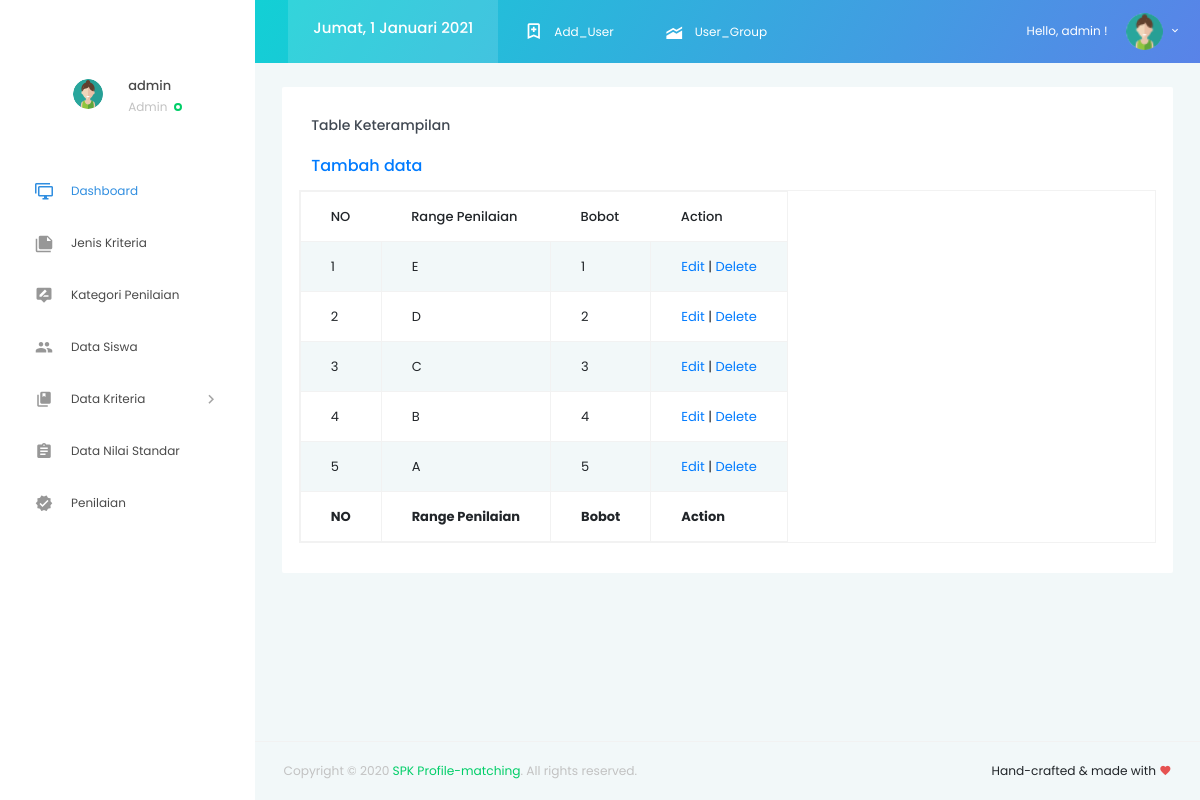
The app's page /keterampilan/index.php (signed in), older data.
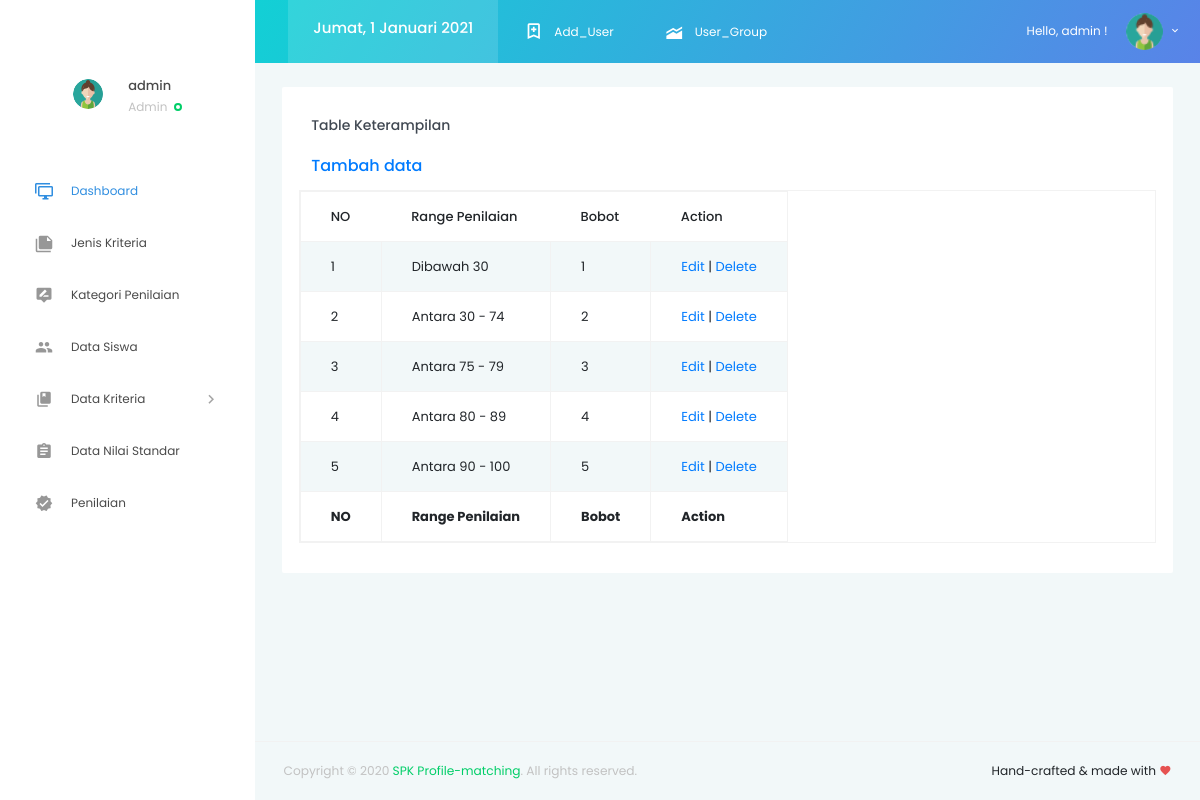
The same page, newer data.
### tables this page shows
CREATE TABLE `keterampilan` (
  `bobot_keterampilan` int(12) NOT NULL,
  `range_penilaian_keterampilan` varchar(50) NOT NULL
);

### keterampilan/index.php (the view, shortened to what this page needs)
<?php
if ($_SESSION['level'] == "") {
  header("location:../index.php?pesan=belum_login");
} else if ($_SESSION['level'] == "1") {
?>
  <!DOCTYPE html>
  <html lang="en">
  <head>
    <link rel="stylesheet" href="../vendors/iconfonts/mdi/css/materialdesignicons.min.css">
    <link rel="stylesheet" href="../vendors/css/vendor.bundle.base.css">
    <link rel="stylesheet" href="../vendors/css/vendor.bundle.addons.css">
    <link rel="stylesheet" href="../public/css/style.css">
  </head>
  <body>
    <div class="container-scroller">
      <?php require "../partials/_navbar.php"; ?>
      <div class="container-fluid page-body-wrapper">
        <?php require "../partials/_sidebar.php"; ?>
        <div class="main-panel">
          <div class="content-wrapper">
            <div class="row">
              <div class="col-lg-12 grid-margin stretch-card">
                <div class="card">
                  <div class="card-body">
                    <h4 class="card-title">Table Keterampilan</h4>
                    <h5 class="card-description">
                      <a href="input.php">Tambah data</a>
                    </h5>
                    <div class="m-form m-form--label-align-right m--margin-top-20 m--margin-bottom-30">
                      <div class="row">
                        <?php
                        if ($_SESSION['level'] == "1") {
                          $sql = 'SELECT * FROM keterampilan';
                        } else {
                          header('location:../error-404.php');
                        }
                        $query = mysqli_query($conn, $sql);
                        echo '<table id="example" class="table table-striped table-bordered table-responsive" style="width:100%">
                        <thead>
                        <tr>
                            <th>NO</th>
                            <th>Range Penilaian</th>
                            <th>Bobot</th>
                            <th>Action</th>
                        </tr>
                        </thead>
                            <tbody>';
                        $no = 1;
                        while ($row = mysqli_fetch_array($query)) {
                          echo "<tr>";
                          echo "<td>" . $no . "</td>";
                          echo "<td>" . $row['range_penilaian_keterampilan'] . "</td>";
                          echo "<td>" . $row['bobot_keterampilan'] . "</td>";
                          echo "<td align='center'><a href='form-edit.php?bobot_keterampilan=$row[bobot_keterampilan]'>Edit</a> | <a href='delete.php?bobot_keterampilan=$row[bobot_keterampilan]'>Delete</a></td></tr>";
                          $no++;
                        }
                        echo '
                        </tbody>
                        <tfoot>
                          <tr>
                              <th>NO</th>
                              <th>Range Penilaian</th>
                              <th>Bobot</th>
                              <th>Action</th>
                          </tr>
                      </tfoot>
                      </table>';
                        ?>
                      </div>
                    </div>
                  </div>
                </div>
              </div>
            </div>
          </div>
          <?php require "../partials/_fotter.php"; ?>
        </div>
      </div>
    </div>
  </body>
<?php
} else {
  header("location:../error-404.php");
}
?>
  </html>

Row changes from the older to the newer data that the page shows:
changed keterampilan id 1: range_penilaian_keterampilan "E" → "Dibawah 30"
changed keterampilan id 2: range_penilaian_keterampilan "D" → "Antara 30 - 74"
changed keterampilan id 3: range_penilaian_keterampilan "C" → "Antara 75 - 79"
changed keterampilan id 4: range_penilaian_keterampilan "B" → "Antara 80 - 89"
changed keterampilan id 5: range_penilaian_keterampilan "A" → "Antara 90 - 100"
